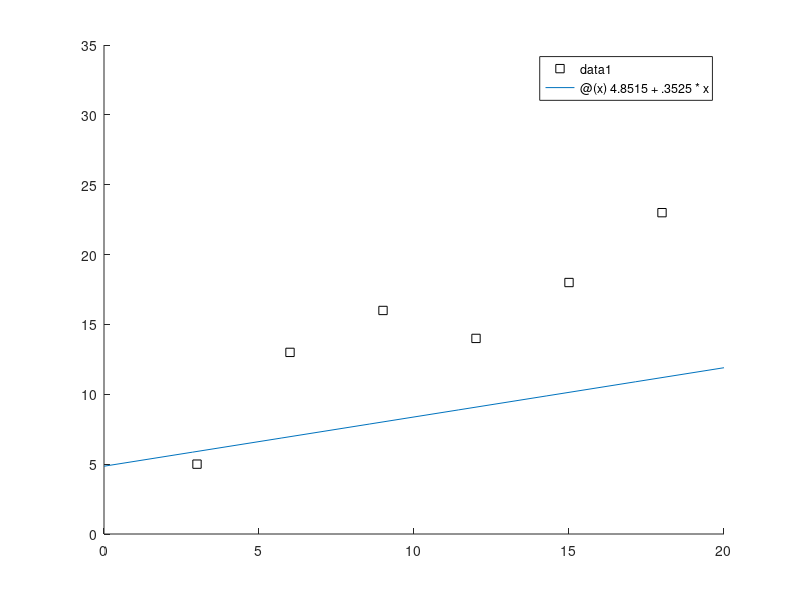
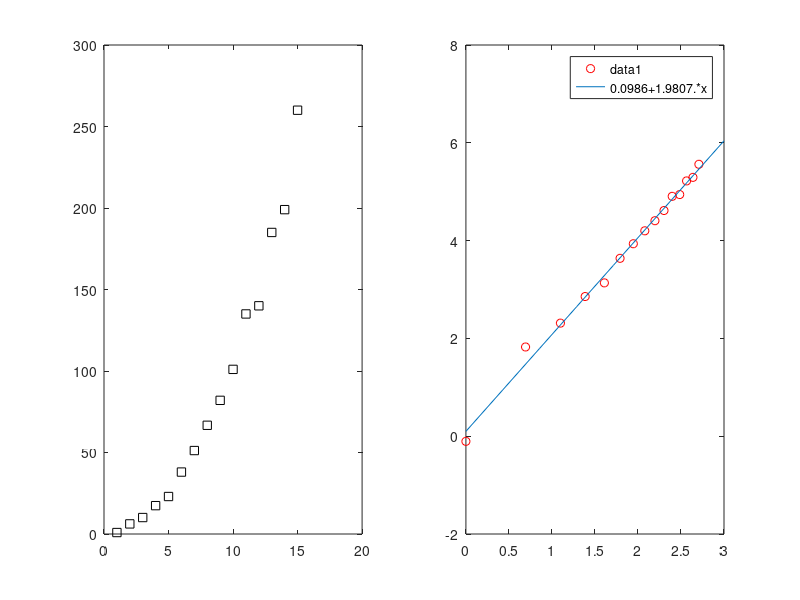
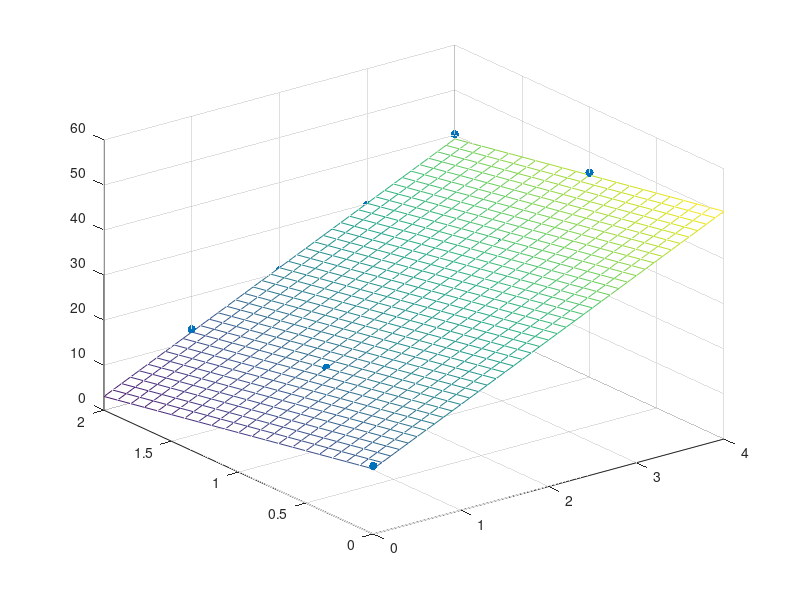
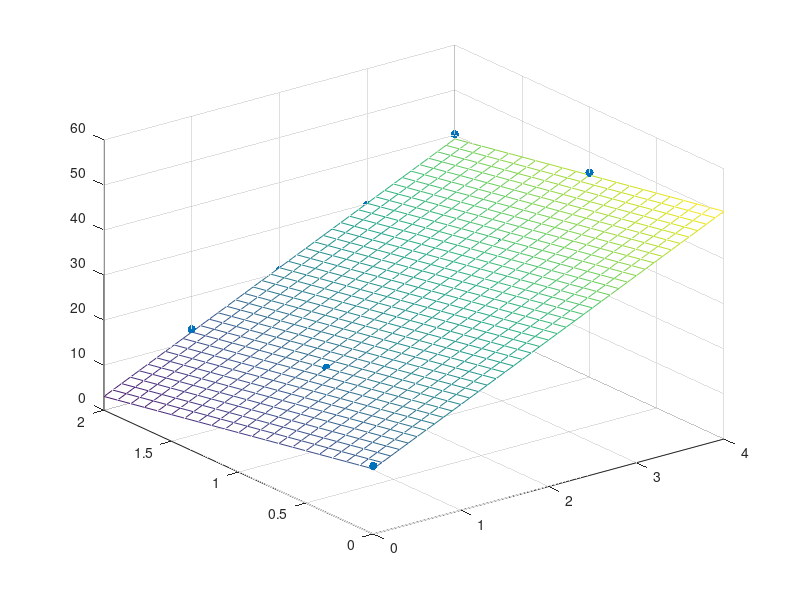

These charts were generated, in order, by the following MATLAB code:
%% least-squares fit examples

x = linspace(3,30,10);
y = [5 13 16 14 18 23 20 32 29 28];
figure(1); hold on;
plot(x,y,'ks')

n = length(x);
ave_x = mean(x);
ave_y = mean(y);
a1 = ( n*sum(x.*y) - sum(x)*sum(y) ) / ( n*sum(x.^2) - (sum(x))^2 )
a0 = ave_y - a1*ave_x

fplot(@(x)4.8515+.3525*x,[0,20])



%% built-in matlab function 'polyfit'
fit = polyfit(x,y,1)


%% nonlinear regression
x = [1 2 3 4 5 6 7 8 9 10 11 12 13 14 15];
y = [.9 6.2 10.1  17.4  23  38  51.2  66.7 82 101  135  140 185 199 260];
figure;
subplot(1,2,1);
plot(x,y,'ks');
subplot(1,2,2);
plot(log(x),log(y),'ro'); hold on;
fit = polyfit(log(x),log(y),1)
fplot('0.0986+1.9807*x',[0,3])

% what's the slope?  what's the intercept?


%% read in and plot data
data_x1 = [0 1 1 2 2 3 3 4 4];
data_x2 = [0 1 2 1 2 1 2 1 2];
data_y = [15.1 17.9 12.7 25.6 20.5 35.1 29.7 45.4 40.2];
figure;
scatter3(data_x1,data_x2,data_y,'filled')
hold on
% calculate multiple linear regression (the long, hard way)
number = size(data_x1,2);
sum_x1 = sum(data_x1); 
sum_x2 = sum(data_x2);
sumX1squared = sum(data_x1.^2);
sumX1X2 = sum(data_x1.*data_x2);
sumX2squared = sum(data_x2.^2);
sum_y = sum(data_y);
sumX1Y = sum(data_x1.*data_y);
sumX2Y = sum(data_x2.*data_y);
A = [number    sum_x1    sum_x2
    sum_x1   sumX1squared   sumX1X2
    sum_x2   sumX1X2   sumX2squared];
b = [sum_y
    sumX1Y
    sumX2Y];
coef_vector = inv(A)*b

% plot the regressed function
x1fit = min(data_x1):0.1:max(data_x1);
x2fit = min(data_x2):0.1:max(data_x2);
[X1FIT,X2FIT] = meshgrid(x1fit,x2fit);
YFIT = coef_vector(1) + coef_vector(2)*X1FIT + coef_vector(3)*X2FIT;
mesh(X1FIT,X2FIT,YFIT)

%% calculate multiple linear regression the easy way (15 lines to 1 line)

% the vector of ones accounts for constant
X = [ones(size(data_x1))' data_x1' data_x2'];
b = regress(data_y',X); % also removes NaN data

figure;
scatter3(data_x1,data_x2,data_y,'filled'); hold on;
x1fit = min(data_x1):0.1:max(data_x1);
x2fit = min(data_x2):0.1:max(data_x2);
[X1FIT,X2FIT] = meshgrid(x1fit,x2fit);
YFIT = b(1) + b(2)*X1FIT + b(3)*X2FIT;
mesh(X1FIT,X2FIT,YFIT)


%% example of multi-linear regression
load carsmall
x1 = Weight;
x2 = Horsepower; % Contains NaN data
y = MPG;
figure;
scatter3(x1,x2,y,'filled')
xlabel('Weight')
ylabel('Horsepower')
zlabel('MPG')
hold on

X = [ones(size(x1)) x1 x2 x1.*x2];
b = regress(y,X); % also removes NaN data

x1fit = min(x1):100:max(x1);
x2fit = min(x2):10:max(x2);
[X1FIT,X2FIT] = meshgrid(x1fit,x2fit);
YFIT = b(1) + b(2)*X1FIT + b(3)*X2FIT + b(4)*X1FIT.*X2FIT;
mesh(X1FIT,X2FIT,YFIT)
view(50,10)